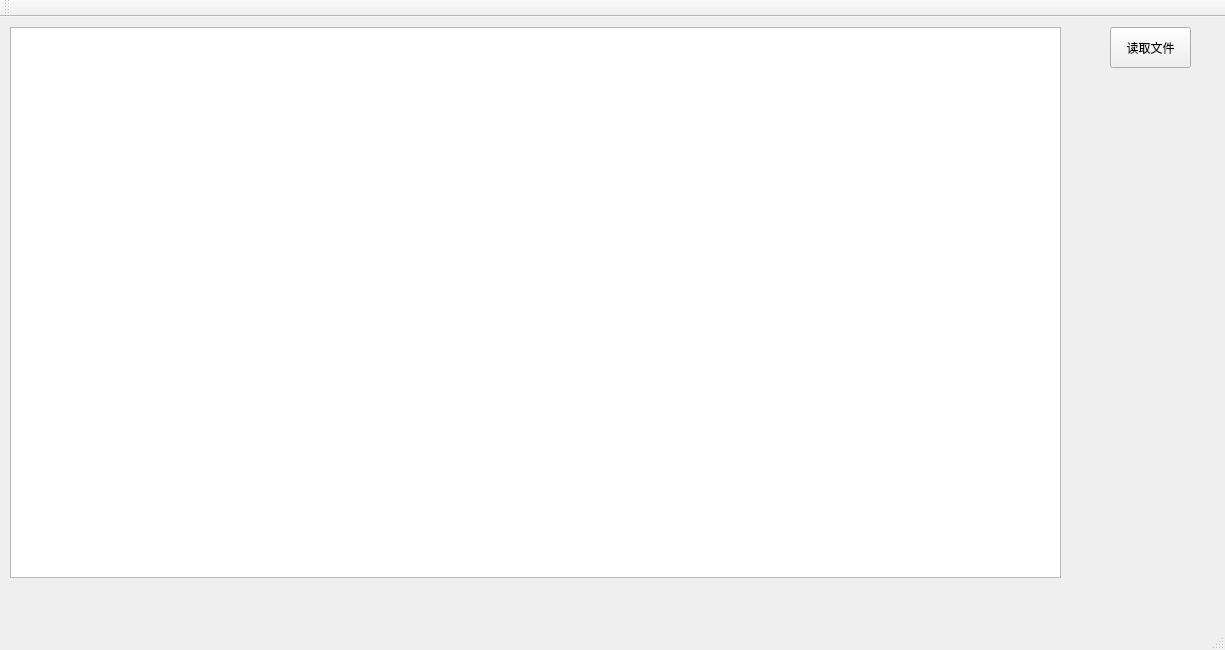
<?xml version="1.0" encoding="UTF-8"?>
<ui version="4.0">
 <class>MainWindow</class>
 <widget class="QMainWindow" name="MainWindow">
  <property name="geometry">
   <rect>
    <x>0</x>
    <y>0</y>
    <width>1225</width>
    <height>650</height>
   </rect>
  </property>
  <property name="windowTitle">
   <string>MainWindow</string>
  </property>
  <widget class="QWidget" name="centralWidget">
   <widget class="QPushButton" name="readFileBtn">
    <property name="geometry">
     <rect>
      <x>1110</x>
      <y>10</y>
      <width>81</width>
      <height>41</height>
     </rect>
    </property>
    <property name="text">
     <string>读取文件</string>
    </property>
   </widget>
   <widget class="QListWidget" name="listWidget">
    <property name="geometry">
     <rect>
      <x>10</x>
      <y>10</y>
      <width>1051</width>
      <height>551</height>
     </rect>
    </property>
    <property name="styleSheet">
     <string notr="true"/>
    </property>
   </widget>
  </widget>
  <widget class="QMenuBar" name="menuBar">
   <property name="geometry">
    <rect>
     <x>0</x>
     <y>0</y>
     <width>1225</width>
     <height>26</height>
    </rect>
   </property>
  </widget>
  <widget class="QToolBar" name="mainToolBar">
   <attribute name="toolBarArea">
    <enum>TopToolBarArea</enum>
   </attribute>
   <attribute name="toolBarBreak">
    <bool>false</bool>
   </attribute>
  </widget>
  <widget class="QStatusBar" name="statusBar"/>
 </widget>
 <layoutdefault spacing="6" margin="11"/>
 <resources/>
 <connections/>
</ui>
